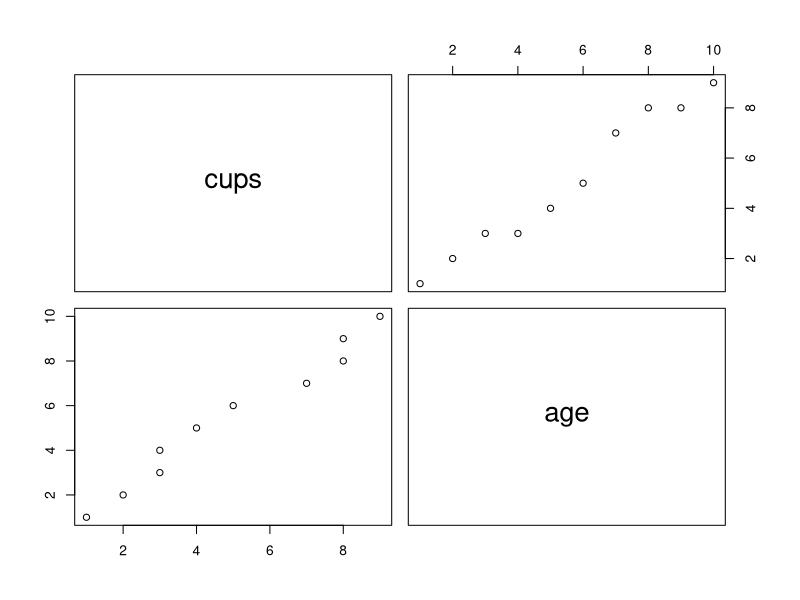

This figure's R source:
## ---- chunk 1
knitr::opts_chunk$set(echo = TRUE)
## ---- chunk 2
myDogFood <- data.frame(
            cups = c(1, 2, 3, 3, 4, 5, 7, 8, 8, 9), 
            age = c(1, 2, 3, 4, 5, 6, 7, 8, 9 , 10)
                        )
## ---- chunk 3
cor(myDogFood)
## ---- chunk 4
pairs(myDogFood)
